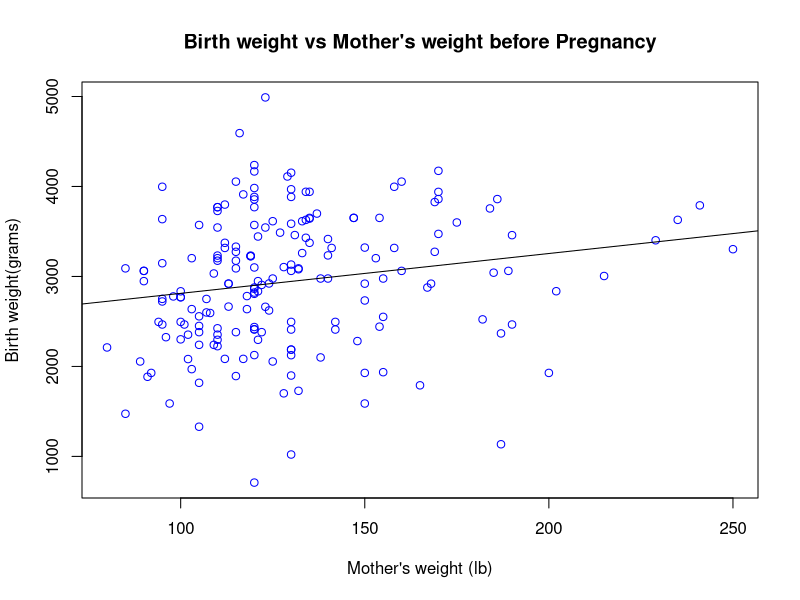
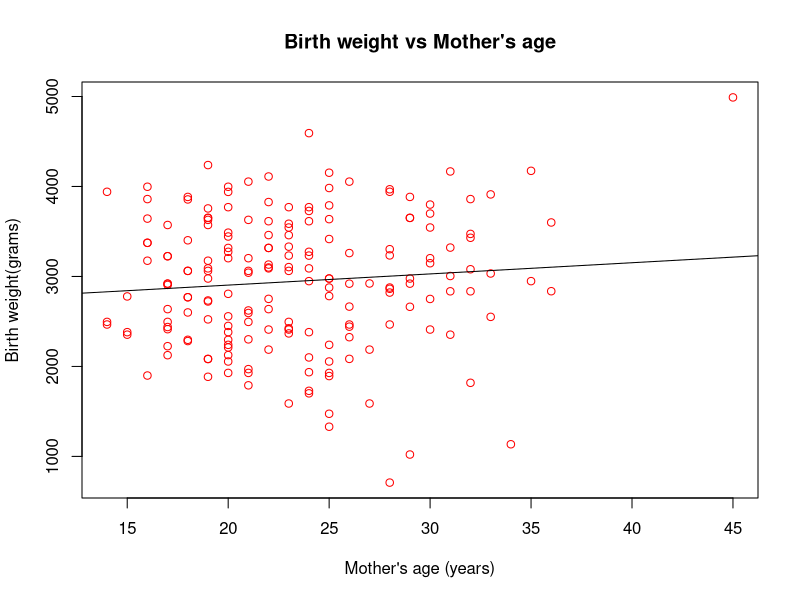
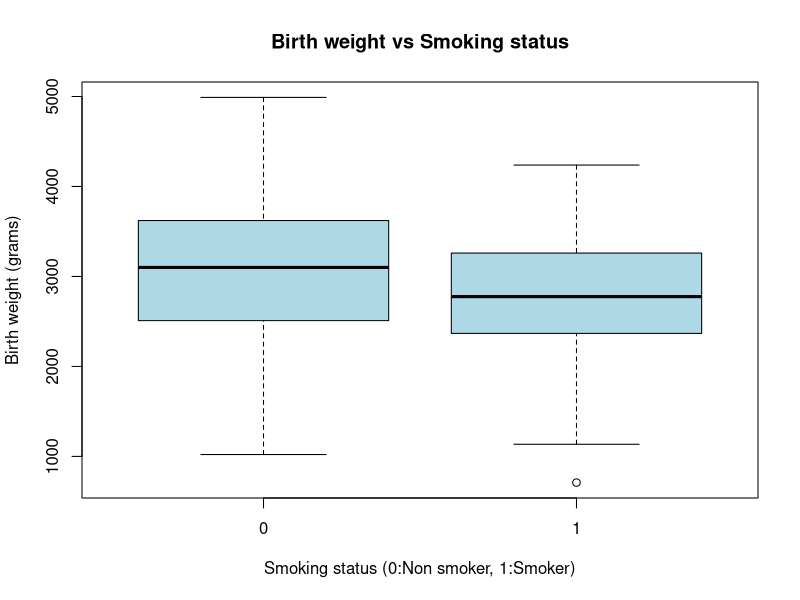
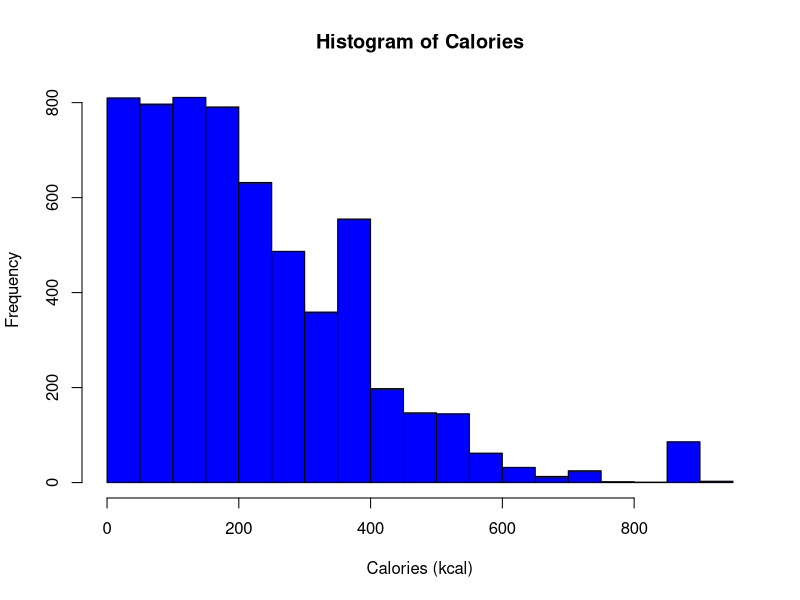
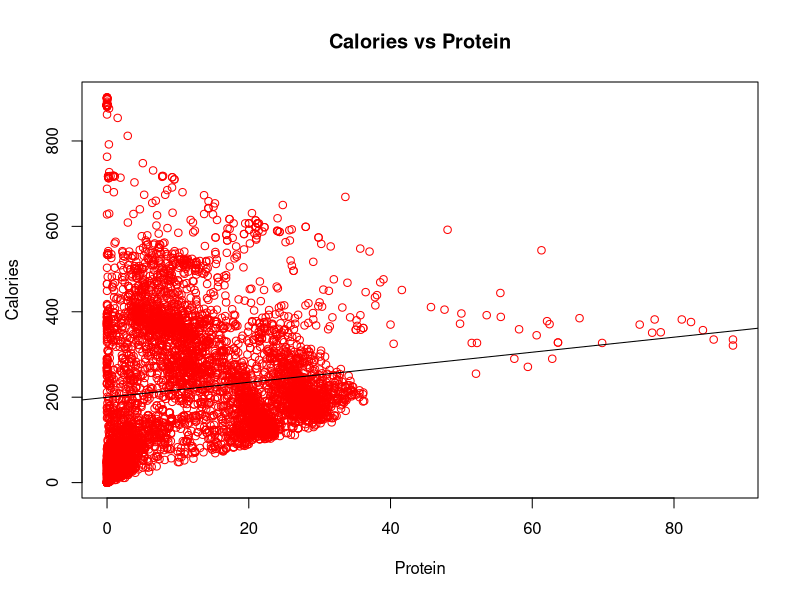
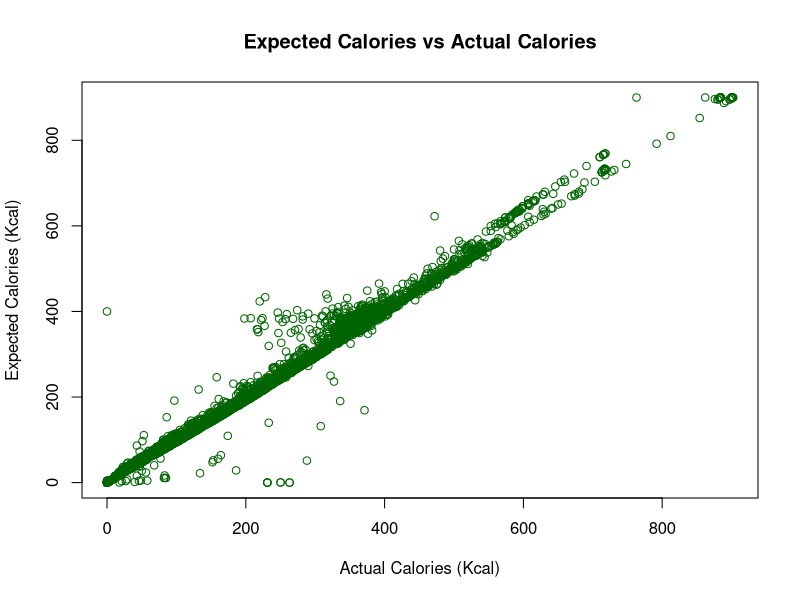

Generate these figures, in order, with R:
## ---- chunk 1
library("ggplot2")
## ---- chunk 2
msleep = ggplot2::msleep
dim(msleep)
## ---- chunk 3
mean(msleep[["sleep_rem"]], na.rm = TRUE)

## ---- chunk 4
sd(msleep[["brainwt"]], na.rm = TRUE)
## ---- chunk 5
max_row = which.max(msleep[["sleep_rem"]])
msleep[max_row,"name"]

## ---- chunk 6
carni_bodywt = msleep[(msleep$vore == "carni") & !(is.na(msleep$vore)),]$bodywt

mean(carni_bodywt, na.rm = TRUE)

## ---- chunk 7
library("MASS")
birthwt = MASS::birthwt
dim(birthwt)
## ---- chunk 8
plot(bwt~lwt,data= birthwt,ylab ="Birth weight(grams)", xlab = "Mother's weight (lb)", col ="blue",main = "Birth weight vs Mother's weight before Pregnancy")
abline(lm(bwt ~ lwt, birthwt))
## ---- chunk 9
plot(bwt~age,data= birthwt,ylab ="Birth weight(grams)", xlab = "Mother's age (years)", col ="red",main = "Birth weight vs Mother's age")
abline(lm(bwt ~ age, birthwt))

## ---- chunk 10
boxplot(bwt~smoke,birthwt, col = "light blue", main = "Birth weight vs Smoking status", ylab = "Birth weight (grams)", xlab ="Smoking status (0:Non smoker, 1:Smoker)" )

## ---- chunk 11
df = read.csv("nutrition-2018.csv")
hist(df$Calories, col = "blue", xlab = "Calories (kcal)", main = "Histogram of Calories")


## ---- chunk 12
plot(Calories~Protein, data = df, col ="red",main = "Calories vs Protein" )
abline(lm(Calories ~ Protein, df))
## ---- chunk 13
df$Total = 4*df$Protein + 4*df$Carbs + 9*df$Fat

plot(Total~Calories, df, col = "dark green", main = "Expected Calories vs Actual Calories", ylab ="Expected Calories (Kcal)", xlab = "Actual Calories (Kcal)")

## ---- chunk 14
a = 1:10
b = 10:1
c = rep(1, times = 10)
d = 2 ^ (1:10)
## ---- chunk 15
sum_of_squares <- function(x)
{
  sum(x^2)
}

sqrt(mean(sum_of_squares(d)))

## ---- chunk 16

sqrt(mean(sum_of_squares(a-b)))

## ---- chunk 17
set.seed(42)
x = 1:100
y = rnorm(1000)
z = runif(150, min = 0, max = 1)
## ---- chunk 18
list_extreme_values <- function(x, k = 2)
{
  dev = sd(x)
  avg = mean(x)
  
  low_threshold = avg - k*dev
  high_threshold = avg + k*dev
  
  small = x[x < low_threshold]
  large = x[x > high_threshold]
  
  out = list(small,large)
  names(out) = c("small","large") 
  return(out)
}

z = list_extreme_values(x = y, k = 1.5)

mean(z$large)


